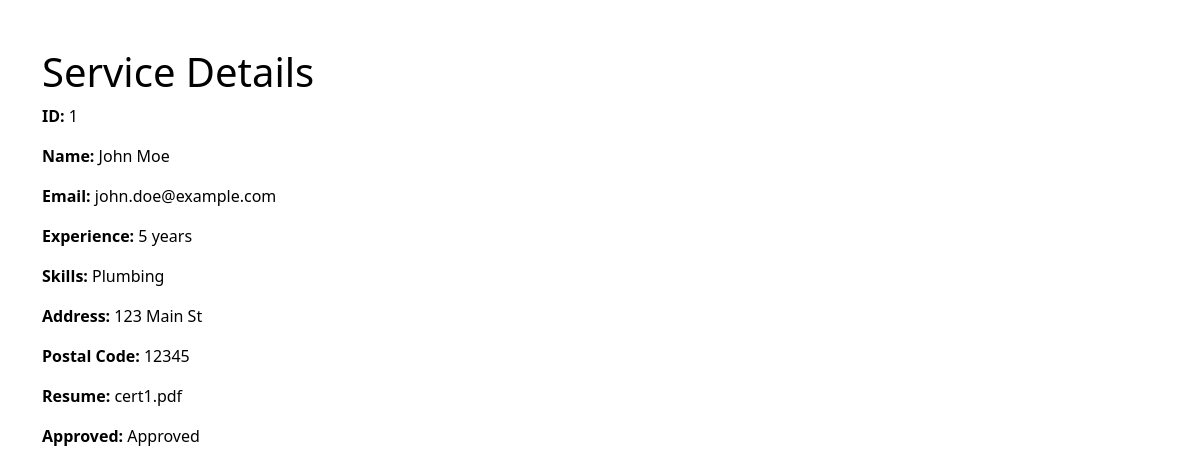
The page /Professional_Profile.html?professional_id=1 on the database as committed earlier.
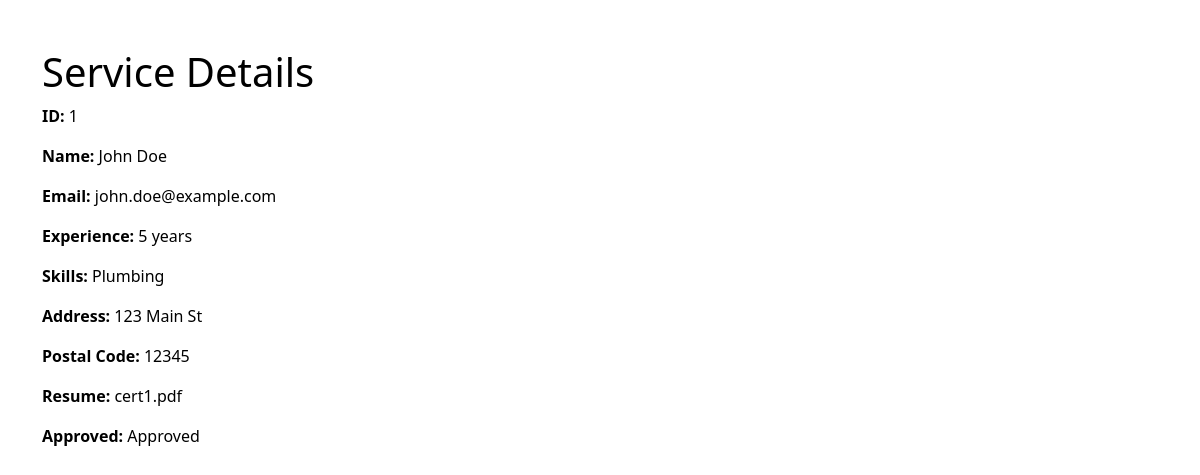
The same page on the database as committed later.
### tables this page shows
CREATE TABLE Professionals (
    ProfessionalID INTEGER PRIMARY KEY,
    Email VARCHAR(255) UNIQUE NOT NULL,
    Password VARCHAR(255) NOT NULL,
    Name VARCHAR(255) NOT NULL,
    Experience VARCHAR(255),
    Skills TEXT,
    Address VARCHAR(255),
    CertificationFile VARCHAR(255),
    PostalCode VARCHAR(10),
    Phone TEXT UNIQUE
, Approved INT DEFAULT 0);

### backend/app.py (the view)
@app.route('/Professional_Profile.html')
def PROFESSIONALPROFILE():
    professional_id = request.args.get('professional_id')
    conn = sqlite3.connect('database.db')
    cursor = conn.cursor()
    cursor.execute("SELECT * FROM Professionals WHERE ProfessionalID = ?", (professional_id,))
    professional = cursor.fetchone()
    conn.close()
    return render_template('Professional_Profile.html', professional=professional)

### templates/Professional_Profile.html (shortened to what this page needs)
<!DOCTYPE html>
<html lang="en">
<head>
    <link href="https://cdnjs.cloudflare.com/ajax/libs/bootstrap/5.3.0/css/bootstrap.min.css" rel="stylesheet">
    <link href="https://cdnjs.cloudflare.com/ajax/libs/font-awesome/6.4.0/css/all.min.css" rel="stylesheet">
    <link rel="stylesheet" href="https://cdnjs.cloudflare.com/ajax/libs/animate.css/4.1.1/animate.min.css"/>
    <link rel="stylesheet" href="../static/styles.css">
</head>
<body>
    <div class="container mt-5 animate__animated animate__fadeInUp">
        <h1>Service Details</h1>
        {% if professional %}
            <p><strong>ID:</strong> {{ professional[0] }}</p>
            <p><strong>Name:</strong> {{ professional[3] }}</p>
            <p><strong>Email:</strong> {{ professional[1] }}</p>
            <p><strong>Experience:</strong> {{ professional[4] }}</p>
            <p><strong>Skills:</strong> {{ professional[5] }}</p>
            <p><strong>Address:</strong> {{ professional[6] }}</p>
            <p><strong>Postal Code:</strong> {{ professional[8] }}</p>
            <p><strong>Resume:</strong> {{ professional[7] }}</p>
            <p><strong>Approved:</strong>{% if professional[9] == 0 %} Pending Approval {% else %} Approved {% endif %}</p>
        {% else %}
            <p>No professional found.</p>
        {% endif %}
    </div>
</body>
</html>

Rows that differ between the two databases and show on the page:
changed Professionals "john.doe@example.com": Name "John Moe" → "John Doe"
